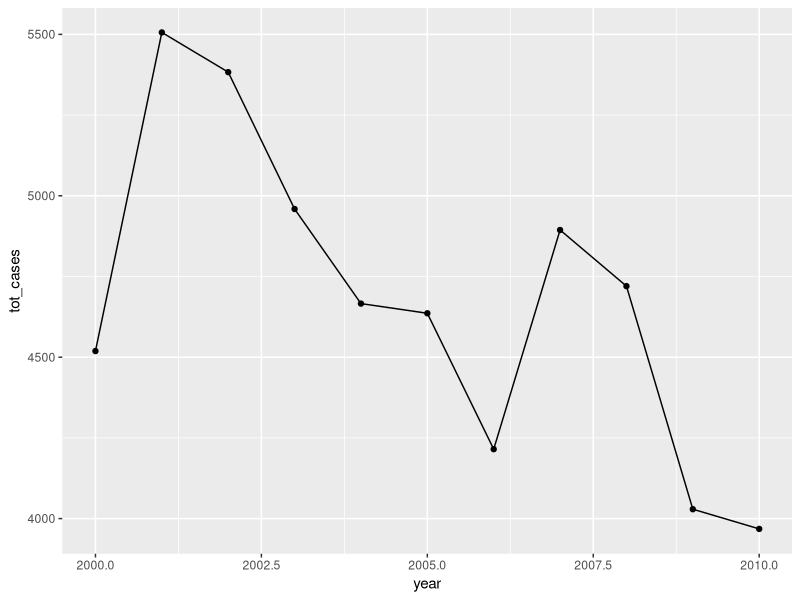

Generate this figure with R:
## ---- chunk 1
#| label: setup
#| include: false

library(tidyverse)

tb_argentina <- read_csv(here::here("data/tb_argentina.csv"))

tb_tidy <- tb_argentina |> pivot_longer(sp_m_014:sp_f_65,
                             names_to = c("diagnosis", "sex", "age"), 
                             names_sep = "_",
                             values_to = "count", values_drop_na = TRUE)
## ---- chunk 2
tb_argentina
## ---- chunk 3
# should have 6-7 columns
# country, year, population, sex, age, count, diagnosis (optional)
# 154 rows

## ---- chunk 4
    head(tb_tidy)
## ---- chunk 5
    dim(tb_tidy)
## ---- chunk 6
        tb_tidy |>
          mutate(rate = count/population * 1000) |>
          select(country, year, rate)
## ---- chunk 7
    tb_tidy |>
      group_by(year) |>
      summarise(tot_cases = sum(count))
## ---- chunk 8
    tb_tidy |>
      group_by(year) |>
      summarise(tot_cases = sum(count)) |>
      ggplot(aes(x = year, 
                 y = tot_cases)) +
      geom_point() +
      geom_line()
## ---- chunk 9
summary(lm(count~sex, data = tb_tidy))
## ---- chunk 10
# * The reference group is females.  
# * The number of TB infections for females is greater than 0 (estimate = 283, SE = 18, p < 0.001). 
# * The number of TB cases for males is significantly different from females (estimated difference = 102, SE = 26, p < 0.001).  
# * The model only explains 8% of the variation in the data. 
